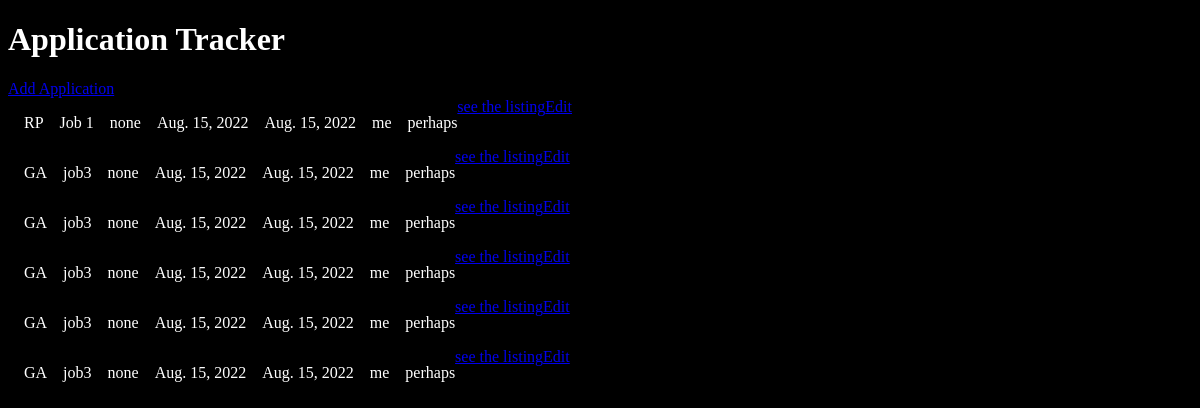
The app's page /, older data.
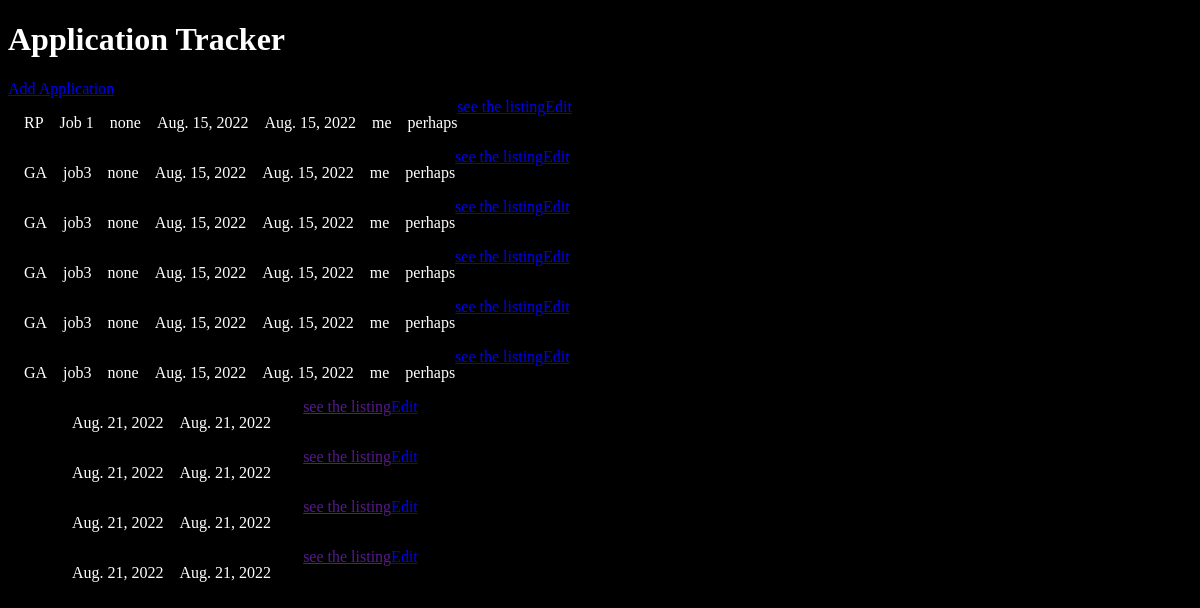
The same page, newer data.
### main/models.py (models this page shows, shortened)
class Application(models.Model):
    company = models.CharField(max_length=100)
    job_title = models.CharField(max_length=100)
    date_listed = models.DateField(default=date.today)
    date_applied = models.DateField(default=date.today)
    result = models.CharField(max_length=20)
    contacts = models.CharField(max_length=200)
    notes = models.CharField(max_length=300)
    link = models.CharField(max_length=200)

### main/views.py (the view)
# urls.py: path('', views.home, name='home'),
def home(request):
    application = Application.objects.all()
    context = {
        'application': application
         }
    return render(request, "main/home.html", context)

### main/templates/main/home.html (shortened to what this page needs)
{% extends 'main/base.html' %}
{% block content %}
<a href="/add">Add Application</a>
    {% for a in application %}
    <div class="apps">
    <p class="company">{{a.company}}</p>
    <p class="job">{{a.job_title}}</p>
    <p class="result">{{a.result}}</p>
    <p class="listed">{{a.date_listed}}</p>
    <p class="applied">{{a.date_applied}}</p>
    <p class="contacts">{{a.contacts}}</p>
    <p class="notes">{{a.notes}}</p>
    <a href="{{a.link}}" class="link">see the listing</a>
    <a href="/{{a.id}}" class="edit-btn">Edit</a>
    </div>
    {% endfor %}
{% endblock %}

Row changes from the older to the newer data that the page shows:
added Application: date_listed "Aug. 21, 2022", date_applied "Aug. 21, 2022"
added Application: date_listed "Aug. 21, 2022", date_applied "Aug. 21, 2022"
added Application: date_listed "Aug. 21, 2022", date_applied "Aug. 21, 2022"
added Application: date_listed "Aug. 21, 2022", date_applied "Aug. 21, 2022"
